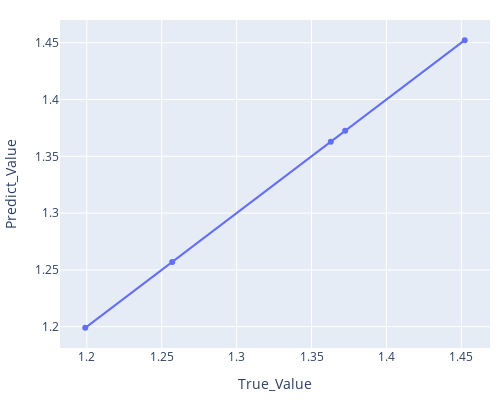

Write notebook code for a chart like this one.
### Code cell
polyEstimate(df_fre[['D2','tm']], ym_train_fre.a)

### Figure 1 — Plotly figure (JSON) as saved in the notebook; plotly's stock layout.template omitted (floating-point values rounded to 4 significant figures)
{"data": [{"hovertemplate": "True_Value=%{x}<br>Predict_Value=%{y}<extra></extra>", "legendgroup": "", "marker": {"color": "#636efa", "symbol": "circle"}, "mode": "markers", "name": "", "orientation": "v", "showlegend": false, "type": "scatter", "x": [1.257, 1.363, 1.372, 1.199, 1.452], "xaxis": "x", "y": [1.257, 1.363, 1.372, 1.199, 1.452], "yaxis": "y"}, {"hovertemplate": "<b>OLS trendline</b><br>Predict_Value = 1 * True_Value + -5.77316e-15<br>R<sup>2</sup>=1.000000<br><br>True_Value=%{x}<br>Predict_Value=%{y} <b>(trend)</b><extra></extra>", "legendgroup": "", "marker": {"color": "#636efa", "symbol": "circle"}, "mode": "lines", "name": "", "showlegend": false, "type": "scatter", "x": [1.199, 1.257, 1.363, 1.372, 1.452], "xaxis": "x", "y": [1.199, 1.257, 1.363, 1.372, 1.452], "yaxis": "y"}], "layout": {"height": 400, "legend": {"tracegroupgap": 0}, "margin": {"b": 10, "l": 10, "r": 10, "t": 20}, "width": 500, "xaxis": {"anchor": "y", "domain": [0, 1], "title": {"text": "True_Value"}}, "yaxis": {"anchor": "x", "domain": [0, 1], "title": {"text": "Predict_Value"}}}}
